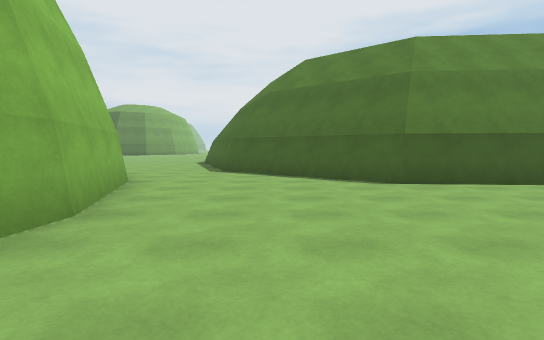
[1] (above)

18 first-person views from a walk through a 3-D level made in the Unity game engine. The camera is 1.3 m above the floor, tilts 4° down and sees 80° across. The floor is counted in squares, 2 m on a side. Each view is taken from the middle of a square. On the plan, view 1 faces up. The plan holds only what a view shows up to about 10 squares ahead; the rest is blank. The place goes on beyond the plan. The player is left out. Surface patterns are stand-ins for the level's own textures.

[2]
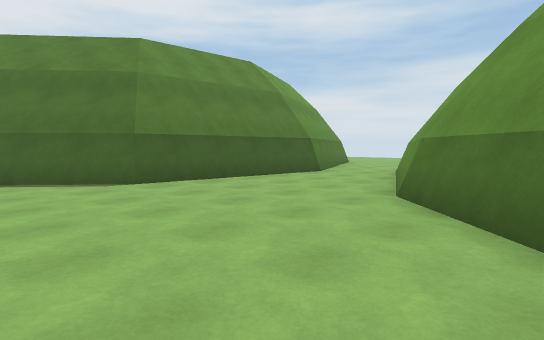

[3]
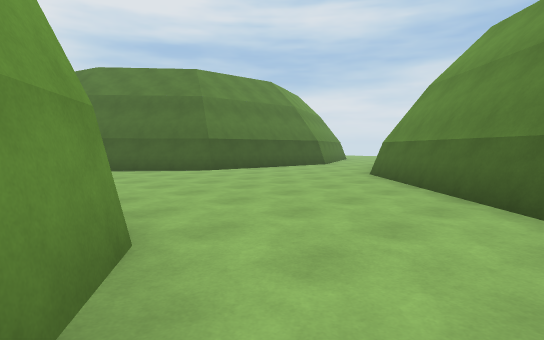

[4]
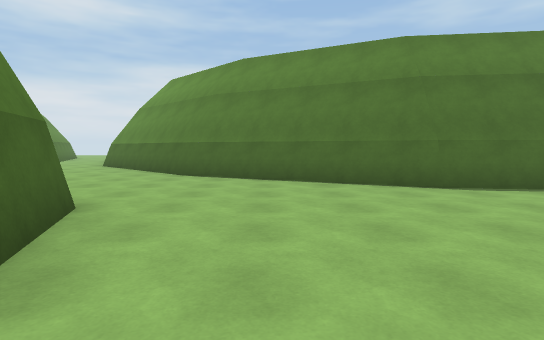

[5]
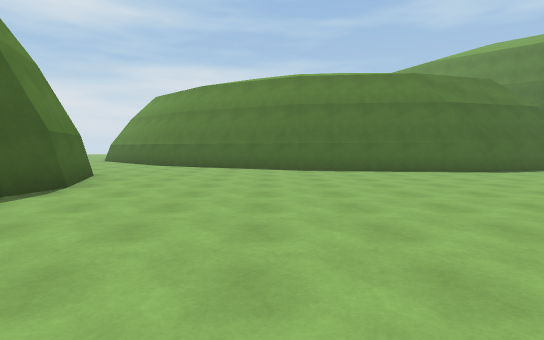

[6]
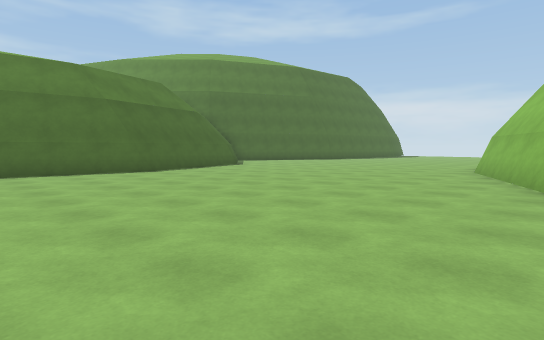

[7]
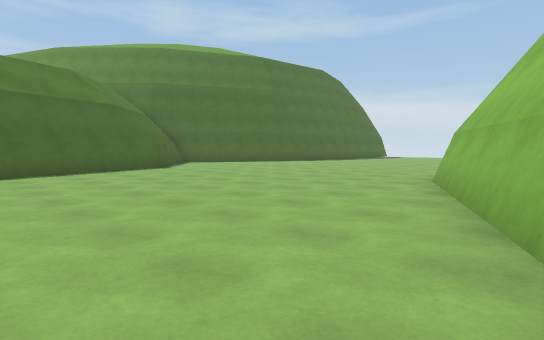

[8]
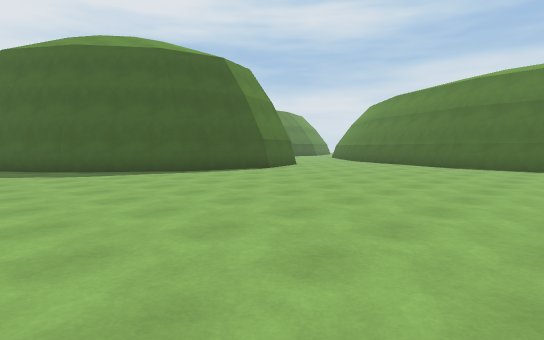

[9]
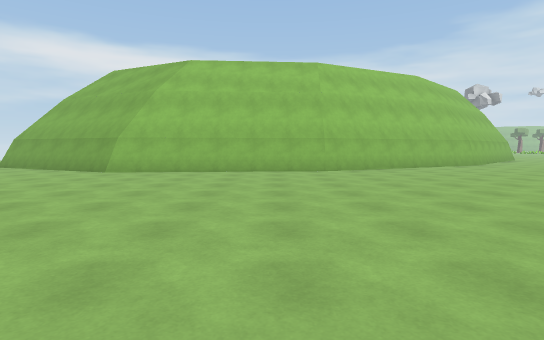

[10]
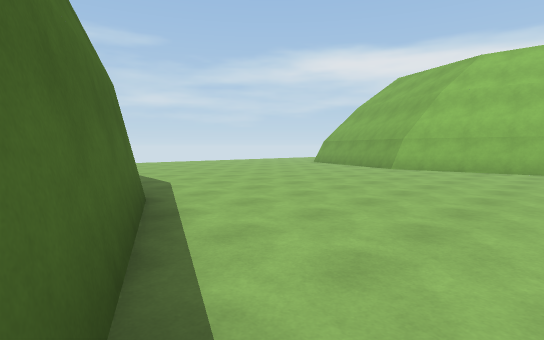

[11]
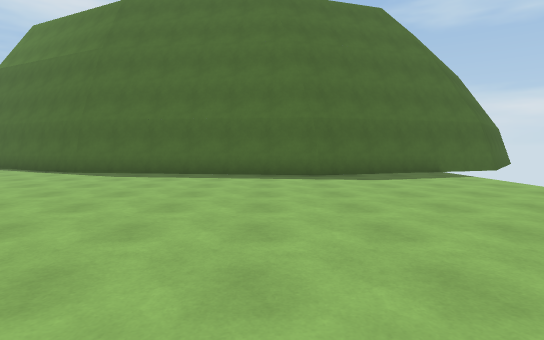

[12]
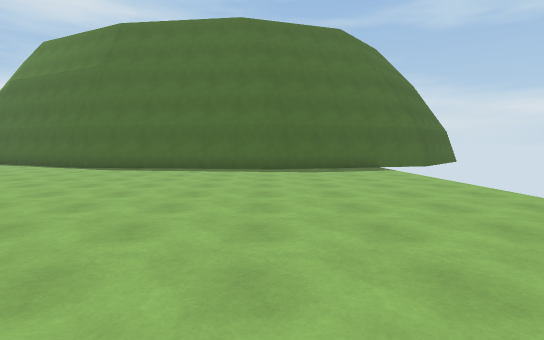

[13]
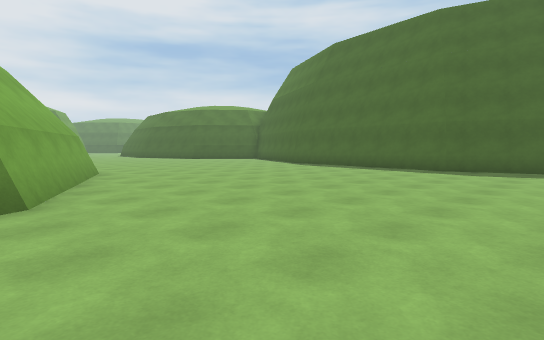

[14]
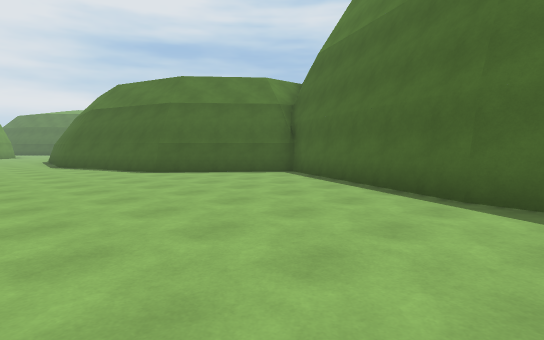

[15]
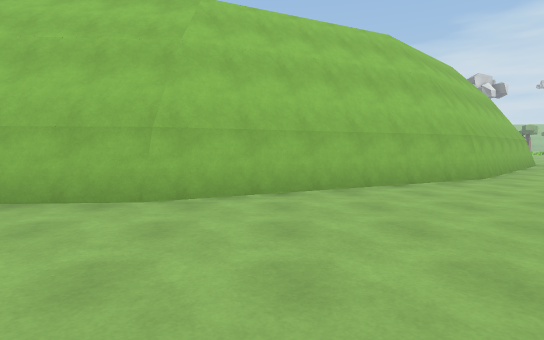

[16]
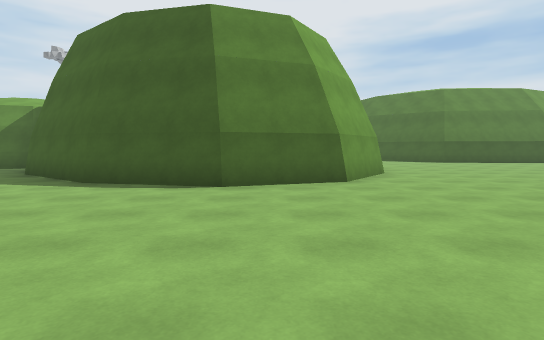

[17]
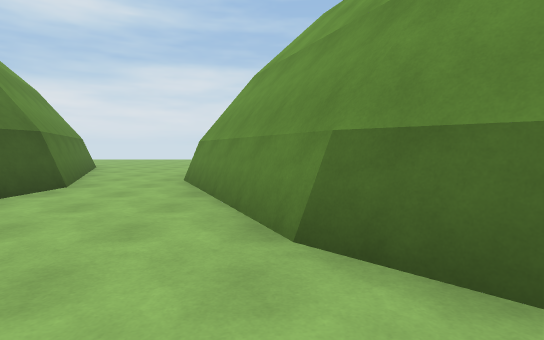

[18]
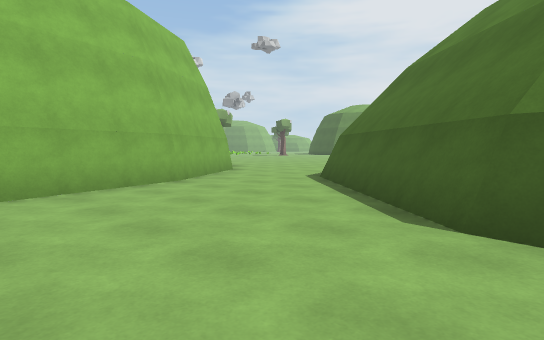

### Floor plan
Points are (right, up) in squares from view 1. A wall is a line through its corners. A room is listed if a view was taken in it or the views show most of it. See-through windows are left out.
Room 1 (views 1, 2, 17, 18)
walls: (2.5, 6) (-0.4, 8.5); (0.7, -1.9) (4.3, 1.7) (8.5, 3.6); (-2.3, 0.2) (-3.1, -0.9); (7.5, 5.5) (2.4, 5.9) (-0.7, 8.6); (8.5, 6.2) (7.1, 5.6); (-4.5, 8.6) (-2.8, 6.1) (-1.9, 3) (-2, 2.3)
ways out: opening at (-1, -2) to room 2; opening at (8.5, 4.5)
Room 2 (views 3, 4, 5, 6, 7, 8, 9, 10, 11, 12, 13, 14, 15, 16)
walls: (-10, -15.6) (-9.5, -16.9); (-2.4, -11.9) (-1.8, -6.7); (-2.1, -11.6) (-1.5, -6.8); (0.2, -16.7) (-1, -15.7) (-2.2, -11.6); (-11.8, -11.6) (-9, -17.4) (-8.6, -23.3) (-10.6, -27.8); (1.3, -17.6) (0.4, -16.8); (-12.1, -11.5) (-11.7, -11.8); (1.8, -18.1) (1.4, -17.7); (-0.6, -23) (1.7, -18.2); (-13, -10.5) (-12.4, -11.1); (-1.7, -6.9) (0.7, -1.9); (-3.1, -0.9) (-3.7, -1.9) (-5.7, -2.6) (-8.4, -2) (-10.9, -0.1) (-12, 1.5); (0, -33.5) (-1.4, -29.2) (-0.8, -24.5); (-12.5, 2) (-13.3, 1.7)
low walls: (1.7, -18.2) (-1.2, -15.7) (-2.4, -11.9)
ways out: opening at (-1, -2) to room 1

Where each view was taken, in squares from view 1:
view 1: 0 up, 0 right, facing up
view 2: 0 up, 0 right, facing up-right
view 3: 2 down, 3 left, facing up-right
view 4: 4 down, 7 left, facing right
view 5: 6 down, 11 left, facing right
view 6: 8 down, 11 left, facing down-right
view 7: 11 down, 11 left, facing down-right
view 8: 10 down, 13 left, facing up-right
view 9: 19 down, 0 right, facing left
view 10: 19 down, 1 right, facing down-left
view 11: 28 down, 9 left, facing right
view 12: 29 down, 11 left, facing right
view 13: 32 down, 11 left, facing up-right
view 14: 24 down, 5 left, facing up-right
view 15: 16 down, 5 left, facing left
view 16: 8 down, 5 left, facing up
view 17: 2 up, 2 right, facing right
view 18: 3 up, 3 right, facing up-left
